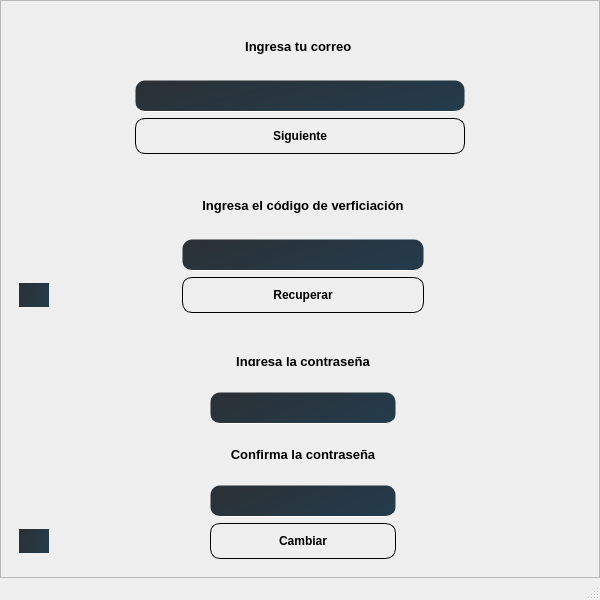
<?xml version="1.0" encoding="UTF-8"?>
<ui version="4.0">
 <class>RecuperarContrasenia</class>
 <widget class="QMainWindow" name="RecuperarContrasenia">
  <property name="geometry">
   <rect>
    <x>0</x>
    <y>0</y>
    <width>600</width>
    <height>600</height>
   </rect>
  </property>
  <property name="minimumSize">
   <size>
    <width>600</width>
    <height>600</height>
   </size>
  </property>
  <property name="maximumSize">
   <size>
    <width>600</width>
    <height>600</height>
   </size>
  </property>
  <property name="windowTitle">
   <string>Recuperar Contraseña</string>
  </property>
  <property name="styleSheet">
   <string notr="true">QPushButton#cambiar_password_btn,#recuperacion_codigo_btn,#recuperacion_btn{
    text-decoration: none;
    width:50%;
    padding:10px;
    border: 1px solid black;
    border-radius:10px;
    text-decoration: none;
    color:black;
    font-weight: bold;
    text-align: center;
    font-size: 12px;
}

QPushButton#cambiar_password_btn:hover,#recuperacion_codigo_btn:hover,#recuperacion_btn:hover{
    background:qlineargradient(x1:0, y1:0, x2:2.5 y2:1, stop:0 #2B3034, stop:1 #1C4968);;
    color:white;
}

QPushButton#regresar_btn,#regresar_2_btn{
border:none;
padding:5px;
background:qlineargradient(x1:0, y1:0, x2:2.5 y2:1, stop:0 #2B3034, stop:1 #1C4968);;
}

QPushButton#regresar_btn:hover,#regresar_2_btn:hover{
	background-color: rgb(0, 0, 0);
}

QLabel{
margin:20px;
}

QLineEdit{
border:1px solid rgba(0,0,0,0);
background:qlineargradient(x1:0, y1:0, x2:2.5 y2:1, stop:0 #2B3034, stop:1 #1C4968);
border-radius:10px;
border-bottom-color:rgba(255,255,255,255);
color:rgb(255,255,255);
font: 75 10pt &quot;MS Shell Dlg 2&quot;;
padding:7px;
}</string>
  </property>
  <widget class="QWidget" name="centralwidget">
   <layout class="QGridLayout" name="gridLayout">
    <property name="leftMargin">
     <number>0</number>
    </property>
    <property name="topMargin">
     <number>0</number>
    </property>
    <property name="rightMargin">
     <number>0</number>
    </property>
    <property name="bottomMargin">
     <number>0</number>
    </property>
    <property name="spacing">
     <number>0</number>
    </property>
    <item row="0" column="0">
     <widget class="QFrame" name="frame">
      <property name="frameShape">
       <enum>QFrame::StyledPanel</enum>
      </property>
      <property name="frameShadow">
       <enum>QFrame::Raised</enum>
      </property>
      <layout class="QVBoxLayout" name="verticalLayout">
       <item>
        <widget class="QWidget" name="ingresa_correo_widget" native="true">
         <property name="styleSheet">
          <string notr="true"/>
         </property>
         <layout class="QGridLayout" name="gridLayout_2">
          <item row="2" column="0">
           <spacer name="horizontalSpacer">
            <property name="orientation">
             <enum>Qt::Horizontal</enum>
            </property>
            <property name="sizeHint" stdset="0">
             <size>
              <width>177</width>
              <height>20</height>
             </size>
            </property>
           </spacer>
          </item>
          <item row="4" column="1">
           <widget class="QPushButton" name="recuperacion_btn">
            <property name="text">
             <string>Siguiente</string>
            </property>
           </widget>
          </item>
          <item row="1" column="1">
           <widget class="QLabel" name="label">
            <property name="font">
             <font>
              <pointsize>10</pointsize>
              <weight>75</weight>
              <bold>true</bold>
             </font>
            </property>
            <property name="text">
             <string>Ingresa tu correo </string>
            </property>
            <property name="alignment">
             <set>Qt::AlignCenter</set>
            </property>
           </widget>
          </item>
          <item row="2" column="2">
           <spacer name="horizontalSpacer_2">
            <property name="orientation">
             <enum>Qt::Horizontal</enum>
            </property>
            <property name="sizeHint" stdset="0">
             <size>
              <width>177</width>
              <height>20</height>
             </size>
            </property>
           </spacer>
          </item>
          <item row="3" column="1">
           <spacer name="verticalSpacer">
            <property name="orientation">
             <enum>Qt::Vertical</enum>
            </property>
            <property name="sizeHint" stdset="0">
             <size>
              <width>20</width>
              <height>40</height>
             </size>
            </property>
           </spacer>
          </item>
          <item row="2" column="1">
           <widget class="QLineEdit" name="correo_recuperacion_txt">
            <property name="minimumSize">
             <size>
              <width>330</width>
              <height>0</height>
             </size>
            </property>
           </widget>
          </item>
          <item row="0" column="1">
           <spacer name="verticalSpacer_4">
            <property name="orientation">
             <enum>Qt::Vertical</enum>
            </property>
            <property name="sizeHint" stdset="0">
             <size>
              <width>20</width>
              <height>40</height>
             </size>
            </property>
           </spacer>
          </item>
         </layout>
        </widget>
       </item>
       <item>
        <widget class="QWidget" name="confirma_codigo_widget" native="true">
         <property name="styleSheet">
          <string notr="true"/>
         </property>
         <layout class="QGridLayout" name="gridLayout_3">
          <item row="2" column="1">
           <widget class="QLineEdit" name="codigo_recuperacion_txt"/>
          </item>
          <item row="3" column="1">
           <spacer name="verticalSpacer_2">
            <property name="orientation">
             <enum>Qt::Vertical</enum>
            </property>
            <property name="sizeHint" stdset="0">
             <size>
              <width>20</width>
              <height>40</height>
             </size>
            </property>
           </spacer>
          </item>
          <item row="2" column="0">
           <spacer name="horizontalSpacer_3">
            <property name="orientation">
             <enum>Qt::Horizontal</enum>
            </property>
            <property name="sizeHint" stdset="0">
             <size>
              <width>175</width>
              <height>20</height>
             </size>
            </property>
           </spacer>
          </item>
          <item row="4" column="1">
           <widget class="QPushButton" name="recuperacion_codigo_btn">
            <property name="text">
             <string>Recuperar</string>
            </property>
           </widget>
          </item>
          <item row="2" column="2">
           <spacer name="horizontalSpacer_4">
            <property name="orientation">
             <enum>Qt::Horizontal</enum>
            </property>
            <property name="sizeHint" stdset="0">
             <size>
              <width>175</width>
              <height>20</height>
             </size>
            </property>
           </spacer>
          </item>
          <item row="1" column="1">
           <widget class="QLabel" name="label_2">
            <property name="font">
             <font>
              <pointsize>10</pointsize>
              <weight>75</weight>
              <bold>true</bold>
             </font>
            </property>
            <property name="text">
             <string>Ingresa el código de verficiación</string>
            </property>
            <property name="alignment">
             <set>Qt::AlignCenter</set>
            </property>
           </widget>
          </item>
          <item row="0" column="1">
           <spacer name="verticalSpacer_5">
            <property name="orientation">
             <enum>Qt::Vertical</enum>
            </property>
            <property name="sizeHint" stdset="0">
             <size>
              <width>20</width>
              <height>40</height>
             </size>
            </property>
           </spacer>
          </item>
          <item row="4" column="0">
           <widget class="QPushButton" name="regresar_btn">
            <property name="maximumSize">
             <size>
              <width>30</width>
              <height>16777215</height>
             </size>
            </property>
            <property name="text">
             <string/>
            </property>
            <property name="icon">
             <iconset>
              <normaloff>../../../../.designer/assets/icons/arrow-2.ico</normaloff>../../../../.designer/assets/icons/arrow-2.ico</iconset>
            </property>
           </widget>
          </item>
         </layout>
        </widget>
       </item>
       <item>
        <widget class="QWidget" name="cambio_password_widget" native="true">
         <property name="styleSheet">
          <string notr="true"/>
         </property>
         <layout class="QGridLayout" name="gridLayout_4">
          <item row="1" column="1">
           <widget class="QLabel" name="label_3">
            <property name="font">
             <font>
              <pointsize>10</pointsize>
              <weight>75</weight>
              <bold>true</bold>
             </font>
            </property>
            <property name="text">
             <string>Ingresa la contraseña</string>
            </property>
            <property name="alignment">
             <set>Qt::AlignCenter</set>
            </property>
           </widget>
          </item>
          <item row="2" column="1">
           <widget class="QLineEdit" name="nuevo_password_txt"/>
          </item>
          <item row="4" column="1">
           <widget class="QLineEdit" name="confirmar_nuevo_password_txt"/>
          </item>
          <item row="2" column="0">
           <spacer name="horizontalSpacer_5">
            <property name="orientation">
             <enum>Qt::Horizontal</enum>
            </property>
            <property name="sizeHint" stdset="0">
             <size>
              <width>177</width>
              <height>20</height>
             </size>
            </property>
           </spacer>
          </item>
          <item row="6" column="1">
           <widget class="QPushButton" name="cambiar_password_btn">
            <property name="text">
             <string>Cambiar</string>
            </property>
           </widget>
          </item>
          <item row="3" column="1">
           <widget class="QLabel" name="label_4">
            <property name="font">
             <font>
              <pointsize>10</pointsize>
              <weight>75</weight>
              <bold>true</bold>
             </font>
            </property>
            <property name="text">
             <string>Confirma la contraseña</string>
            </property>
            <property name="alignment">
             <set>Qt::AlignCenter</set>
            </property>
           </widget>
          </item>
          <item row="5" column="1">
           <spacer name="verticalSpacer_3">
            <property name="orientation">
             <enum>Qt::Vertical</enum>
            </property>
            <property name="sizeHint" stdset="0">
             <size>
              <width>20</width>
              <height>40</height>
             </size>
            </property>
           </spacer>
          </item>
          <item row="2" column="2">
           <spacer name="horizontalSpacer_6">
            <property name="orientation">
             <enum>Qt::Horizontal</enum>
            </property>
            <property name="sizeHint" stdset="0">
             <size>
              <width>177</width>
              <height>20</height>
             </size>
            </property>
           </spacer>
          </item>
          <item row="0" column="1">
           <spacer name="verticalSpacer_6">
            <property name="orientation">
             <enum>Qt::Vertical</enum>
            </property>
            <property name="sizeHint" stdset="0">
             <size>
              <width>20</width>
              <height>40</height>
             </size>
            </property>
           </spacer>
          </item>
          <item row="6" column="0">
           <widget class="QPushButton" name="regresar_2_btn">
            <property name="maximumSize">
             <size>
              <width>30</width>
              <height>16777215</height>
             </size>
            </property>
            <property name="text">
             <string/>
            </property>
            <property name="icon">
             <iconset>
              <normaloff>../../../../.designer/assets/icons/arrow-2.ico</normaloff>../../../../.designer/assets/icons/arrow-2.ico</iconset>
            </property>
           </widget>
          </item>
         </layout>
        </widget>
       </item>
      </layout>
     </widget>
    </item>
   </layout>
  </widget>
  <widget class="QStatusBar" name="statusBar"/>
 </widget>
 <resources/>
 <connections/>
</ui>
